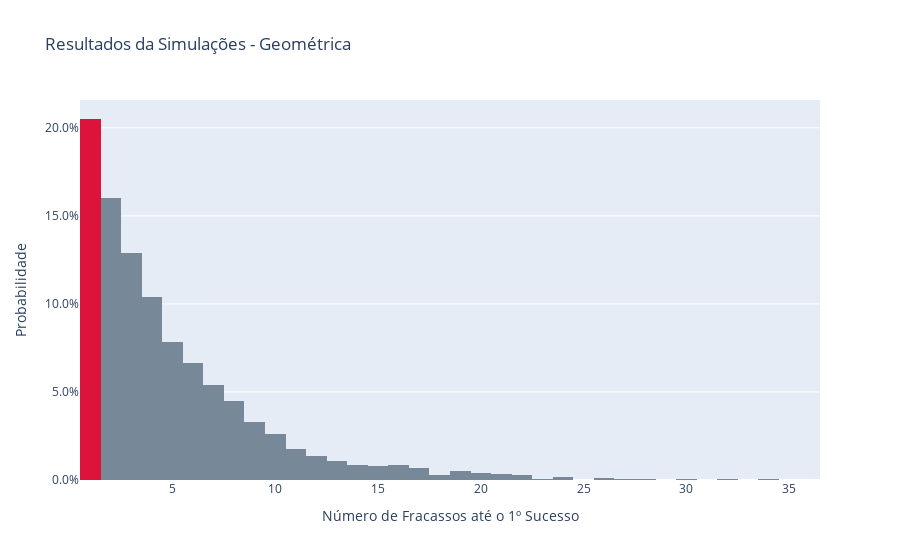

Source (notebook cell):
### Code cell
# Printando a porcentagem correta para cada um dos valores
for k in fracassos_unicos:
    if k <= 2 / p:  # só printar valores até duas vezes a esperança
        print(f"Probabilidade de {k} fracassos até o 1º sucesso: {round(100 * p * (1-p)**(k-1), 1)}%.")

## Criando o gráfico
fig = go.Figure(
    data = [go.Histogram(
        x = df['Fracassos'],
        histnorm= "probability",
        marker_color=colors
        )
    ]
)

fig.update_layout(
    title_text= "Resultados da Simulações - Geométrica",
    xaxis_title_text='Número de Fracassos até o 1º Sucesso', 
    yaxis_title_text='Probabilidade',
    yaxis= dict(tickformat=".1%")
)
fig.show()

### Figure 1 — Plotly figure (JSON) as saved in the notebook; plotly's stock layout.template omitted (floating-point values rounded to 4 significant figures; data arrays with more than 128 entries replaced by an {"elided": "..."} marker saying what was removed)
{"data": [{"histnorm": "probability", "marker": {"color": ["crimson", "lightslategray", "lightslategray", "lightslategray", "lightslategray", "lightslategray", "lightslategray", "lightslategray", "lightslategray", "lightslategray", "lightslategray", "lightslategray", "lightslategray", "lightslategray", "lightslategray", "lightslategray", "lightslategray", "lightslategray", "lightslategray", "lightslategray", "lightslategray", "lightslategray", "lightslategray", "lightslategray", "lightslategray", "lightslategray", "lightslategray", "lightslategray", "lightslategray", "lightslategray", "lightslategray", "lightslategray", "lightslategray", "lightslategray", "lightslategray", "lightslategray"]}, "type": "histogram", "x": {"elided": "5000 int values"}}], "layout": {"title": {"text": "Resultados da Simulações - Geométrica"}, "xaxis": {"title": {"text": "Número de Fracassos até o 1º Sucesso"}}, "yaxis": {"tickformat": ".1%", "title": {"text": "Probabilidade"}}}}
